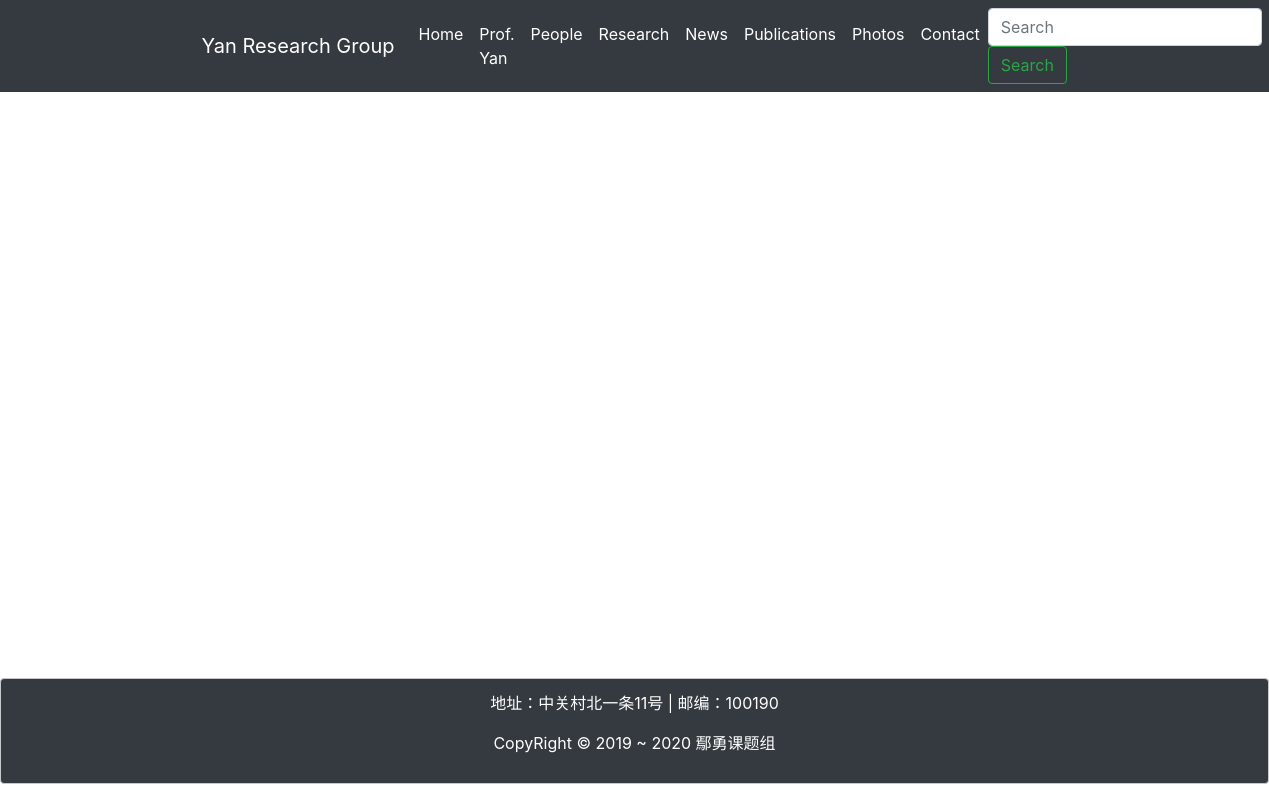
The page /publication/ on the database as committed earlier.
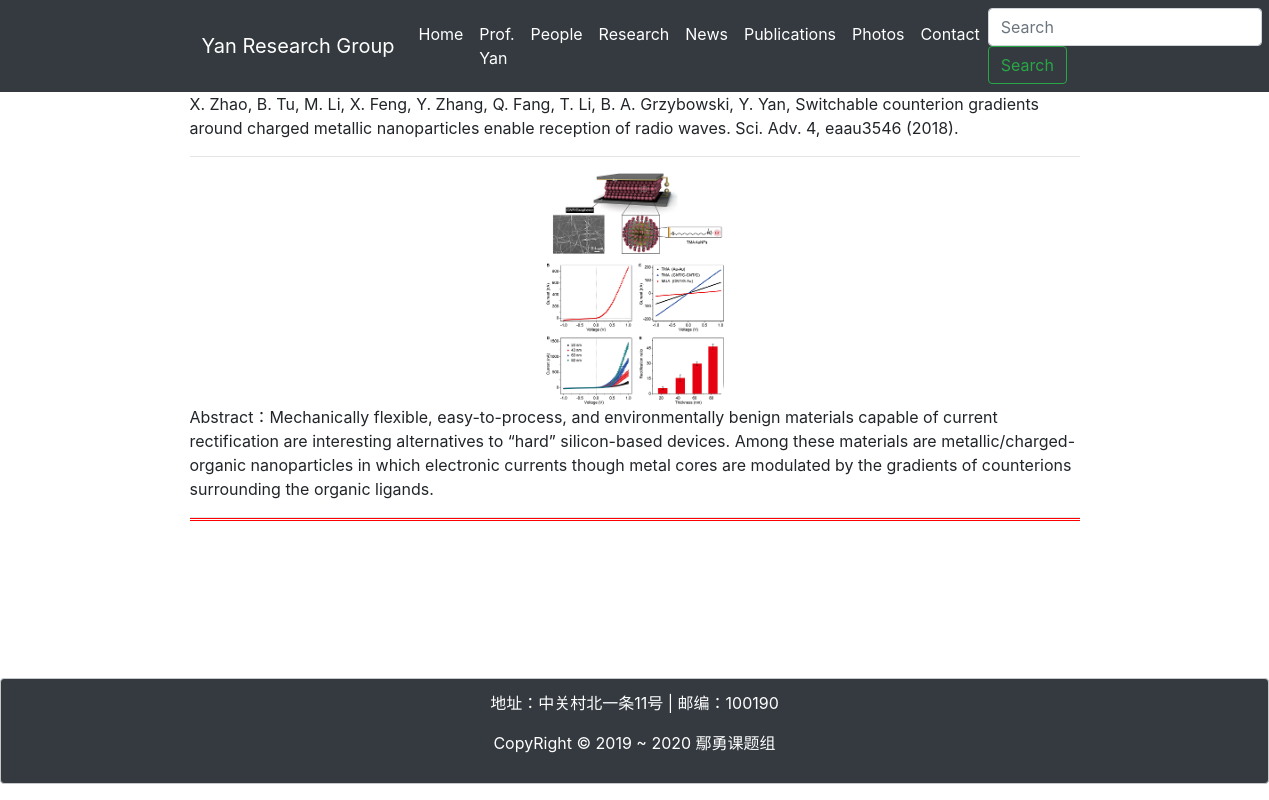
The same page on the database as committed later.
### groupwebsite/models.py (models this page shows, shortened)
class publication(models.Model):
    title = models.CharField(max_length=200)
    reference = models.TextField()
    img = models.ImageField(upload_to='pub_img', null=True, blank=True, verbose_name='配图')
    abstract = models.TextField()
    created_time = models.DateTimeField(auto_now_add=True)
    class Meta:
        ordering = ('-created_time',)

### groupwebsite/views.py (the view)
# urls.py: path('publication/',views.publications_list,name = "publication"),
def publications_list(request):
    context = {}
    context ['publications']= publication.objects.all()
    return render_to_response('publications.html',context)

### groupwebsite/templates/Publications.html (shortened to what this page needs)
{% extends 'base.html' %}
{% load staticfiles %}
{% block content %}
    <div class="container">
        <div class="row">
            <div class="col-12">
                {% for publication in publications %}
                   <p>{{ publication.reference }}</p>
                   <hr>
                    {% if publication.img %}
                        <div class="img" style="text-align: center">
                        <img src="{{ publication.img.url }}" style="max-width: 20%; border-radius: 10%;" >
                        </div>
                    {% endif %}
                    <p>Abstract：{{ publication.abstract }}</p>
                    <hr style="border-bottom:3px double red;">
                {%  endfor %}
            </div>
        </div>
    </div>
{% endblock %}

Rows that differ between the two databases and show on the page:
added publication: reference "X. Zhao, B. Tu, M. Li, X. Feng, Y. Zhang, Q. Fang, T. Li, B. A. Grzybowski, Y. Yan, Switchable counterion gradients around charged metallic nanoparticles enable reception of radio waves. Sci. Adv. 4, eaau3546 (2018).", img (picture), abstract "Mechanically flexible, easy-to-process, and environmentally benign materials capable of current rectification are interesting alternatives to “hard” silicon-based devices. Among these materials are metallic/charged-organic nanoparticles in which electronic currents though metal cores are modulated by the gradients of counterions surrounding the organic ligands."
